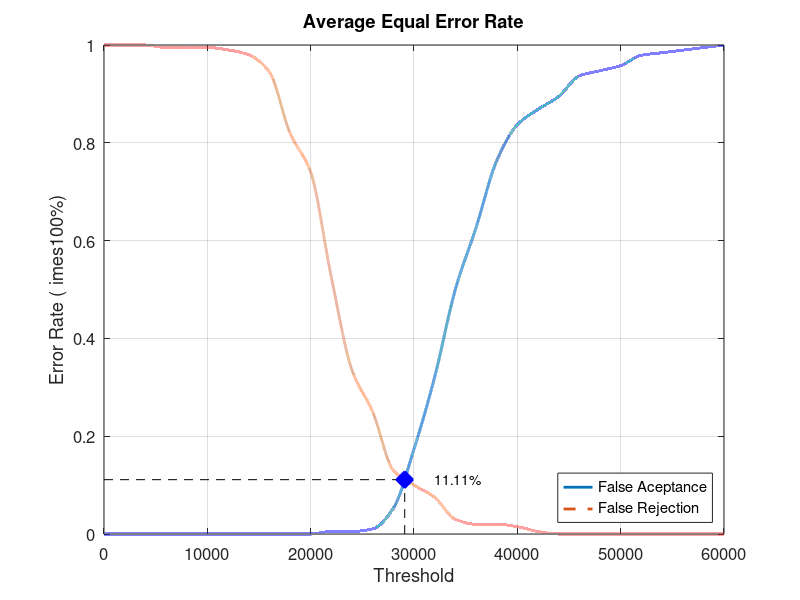
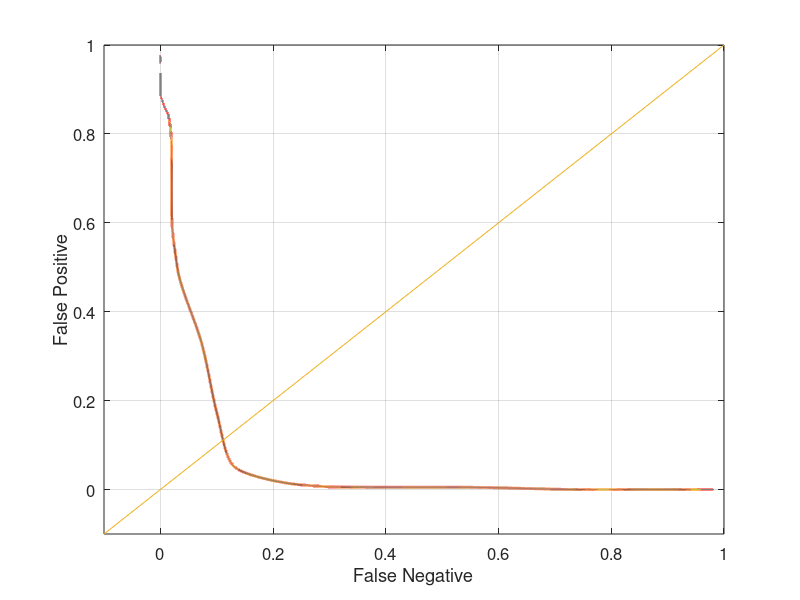

Write the MATLAB code that produced these figures, in order.
close all;
clear;
clc;
x = 0:2000:60000;
xq = 0:0.5:60000;

y0 = [0 0 0 0 0 0 0 0 0 0 0 0.00526316 0.00526316 0.0105263 0.0526316 0.173684 0.321053 0.5 0.626316 0.763158 0.836842 0.868421 0.894737 0.936842 0.947368 0.957895 0.978947 0.984211 0.989474 0.994737 1]
yy0 = interp1(x, y0, xq, 'pchip');
y1 = [1 1 1 0.995 0.995 0.995 0.99 0.98 0.945 0.82 0.74 0.525 0.335 0.25 0.13 0.1 0.075 0.03 0.02 0.02 0.015 0.005 0 0 0 0 0 0 0 0 0]
yy1 = interp1(x, y1, xq, 'pchip');

% Calculating EER: 
y2 = abs(y0 - y1);
find(y2 == min(y2))
yy2 = abs(yy0 - yy1);
xEER = find(yy2 == min(yy2));
xEERIndex = xq(xEER) % X-axis EER
yEER = yy0(xEER) % Y-axis EER

main = figure
plot(xq, yy0,'-','LineWidth', 2);	hold on
plot(xq, yy1,'--','LineWidth', 2);	hold on
plot([xEERIndex xEERIndex], [0 yEER], 'k--');	hold on
plot([0 xEERIndex], [yEER yEER], 'k--');	hold on
plot(xEERIndex, yEER, 'bx', 'LineWidth', 10);	hold on
text(xEERIndex + 10 * xEERIndex / 100, yEER, [num2str(round((10000 * yEER)) / 100) '%'])
legend('False Aceptance', 'False Rejection', 'Location', 'SouthEast')
xlabel('Threshold')
ylabel('Error Rate (	imes100%)')
title('Average Equal Error Rate')
set(gca, 'FontSize', 12)
axis([0 60000 0 1])
grid on

print(main, 'Database4_1Main', '-dpng');
FNRxFPR = figure('Color', [1 1 1]);
plot(yy1, yy0, '-', yy1, yy0, 'LineWidth', 2);
hold on
y = -0.1:0.1:1
plot(y, y); 
set(gca, 'FontSize', 12)
xlabel('False Negative')
ylabel('False Positive')
axis([-0.1 1 -0.1 1])
set(gca, 'FontSize', 12)
grid on

print(FNRxFPR, 'Database4_1FNRxFPR','-dpng');
